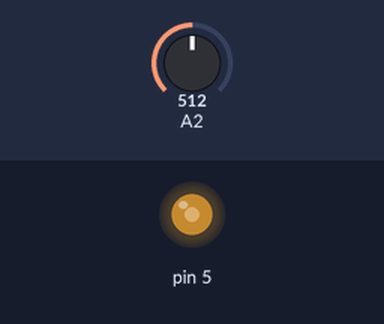
Simulated run of this sketch. Board: Arduino Uno, built with avr-gcc and run on an emulated ATmega328P. Shown: output pins drawn as LEDs (lit = HIGH). The inputs (shaded band) are chosen by the test bench; at power-on: A2 = 512. What the sketch prints to the serial monitor is not drawn.

Above: at 0.1 s.
Timing chart, 0 to 1.6 s (numbered marks = the images above):
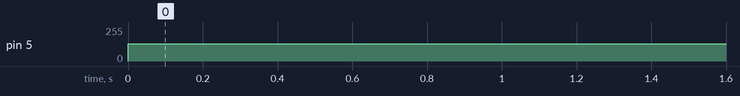

The sketch:

ReadPWM.ino
```cpp
/*
  ReadPWM

  Reads an analog input on pin A2, converts it to voltage, and prints the result to the Serial Monitor.
  A PWM is set on PIN 5 and duty cylcle is sweep from 0 to 255
  Graphical representation is available using Serial Plotter (Tools > Serial Plotter menu).

*/

// the setup routine runs once when you press reset:
void setup() {
  // initialize serial communication at 9600 bits per second:
  Serial.begin(9600);
}

// the loop routine runs over and over again forever:
void loop() {


for (int dc = 128 ; dc <= 128; dc += 5) {
    // sets the value (range from 0 to 255):
    analogWrite(5, dc);
    // wait for 30 milliseconds to see the dimming effect
    delay(100);

  // read the input on analog pin 0:
  int sensorValue = analogRead(A2);
  // Convert the analog reading (which goes from 0 - 1023) to a voltage (0 - 5V):
  float voltage = sensorValue * (3.3 / 1023.0);
  // print out the value you read:
  Serial.println(voltage);

     }
}
```

Measured:
- by itself, pin 5: 0/255 → 128/255 at 0.00 s
